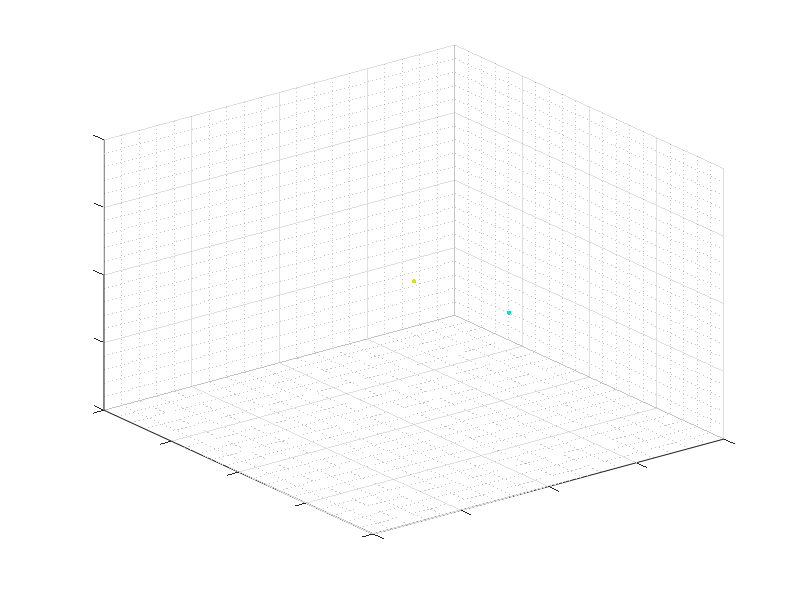

Write MATLAB code to recreate this figure.
function simGravity
    n = 2; 
    objets = zeros(n,7);
    objets(1,:) = [100,0,0,0,0,0,0];
    objets(2,:) = [0.1,-0.8,0,0,0,0,10];
    color = zeros(n,3);
    for i = 1:n
        color(i,:) = abs(sin(objets(i,1)/max(objets(:,1)) + [0 pi/3 2*pi/3]));
    end
    T = 620; dt = 0.01;
    for j = 1:T
        objets = calcMotion(objets,n,dt);
        scatter3(objets(:,2),objets(:,3),objets(:,4),10,color,'filled');
        whitebg('k');
        set(gca,'XTickLabel',[],'YTickLabel',[],'ZTickLabel',[]);
        grid on; grid minor;
        axis([-1 1 -1 1 -1 1]);
        pause(0.001);
    end
end
 
function objects = calcMotion(objects,n,dt)
    for i = 1:n
        objects(i,5:7) = calcVelocity(i);
        objects(i,2:4) = objects(i,2:4) + objects(i,5:7)*dt;
    end
    
    function velocity = calcVelocity(j)
        G = 1;
        velocity = objects(j,5:7);
        for k = 1:n
            if k ~= j
                distance = objects(k,2:4) - objects(j,2:4);
                velocity = velocity + G*dt*distance*objects(k,1)/(norm(distance)^3);
            end
        end
    end
end
